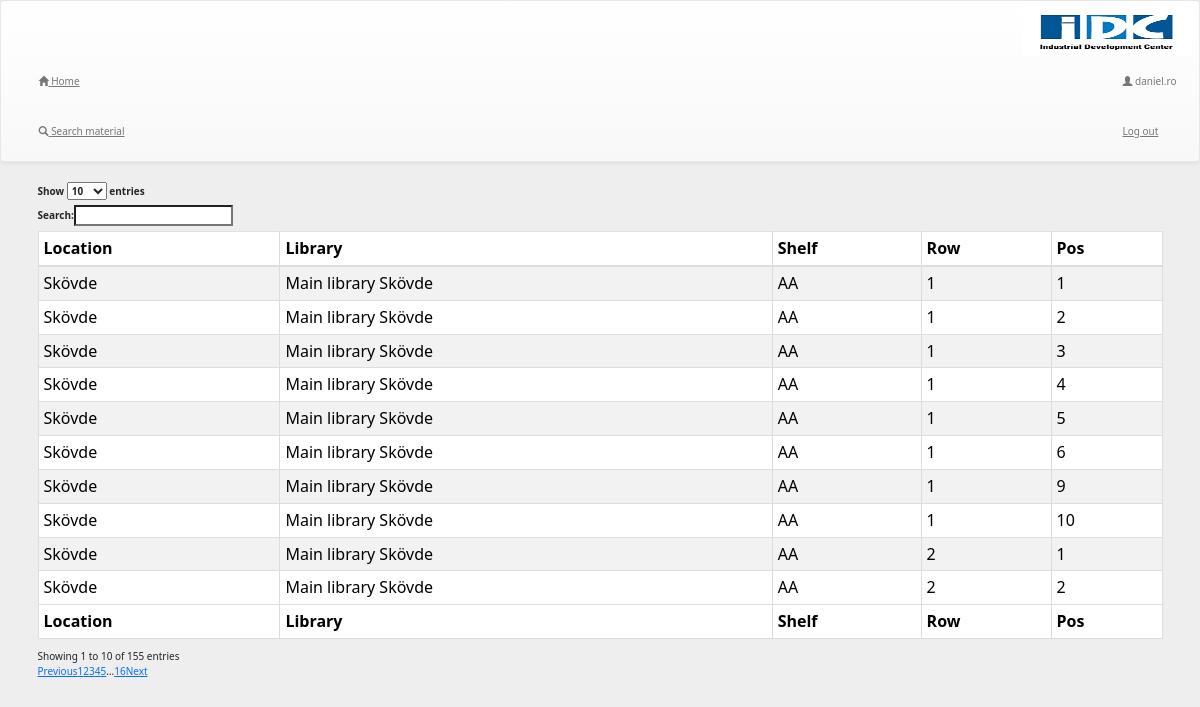
The app's page /shelfavalible.php (signed in) with its own data.
### tables this page shows
CREATE TABLE `rowposition` (
  `id` varchar(10) DEFAULT NULL,
  `position` int(11) NOT NULL DEFAULT '0',
  `rownumber` int(11) NOT NULL DEFAULT '0',
  `shelfname` varchar(20) NOT NULL DEFAULT '',
  `placename` varchar(30) NOT NULL DEFAULT '',
  `placeposition` varchar(30) NOT NULL DEFAULT '',
  PRIMARY KEY (`position`,`rownumber`,`shelfname`,`placename`,`placeposition`),
  KEY `placename` (`placename`,`shelfname`,`placeposition`)
);

### shelfavalible.php (the view, shortened to what this page needs)
<?php
include 'navbar.php';
include 'dbconnect.php';
?>
<!DOCTYPE html>
<html>
<head>
		<link rel="stylesheet" href="//maxcdn.bootstrapcdn.com/bootstrap/3.3.6/css/bootstrap.min.css" type="text/css" media='all' />
		<link rel="stylesheet" href="search.css" type="text/css" media='all' />
		<link rel="stylesheet" href="https://cdn.datatables.net/1.10.11/css/dataTables.bootstrap.min.css" type="text/css" media='all' />
		<link rel="stylesheet" type="text/css" href="//cdn.jsdelivr.net/bootstrap/latest/css/bootstrap.css" />
</head>
<body>
<?php
    echo "<div class='container'>";
	echo "<div class='row'>";
	echo "<div id='no-more-tables'>";
		echo "<table id='example' class='table table-striped table-bordered table-condensed cf' cellspacing='0' width='100%'>";
        echo '<thead class="cf">';
			echo '<tr>';
            echo '<th>Location</th>';
            echo '<th>Library</th>';
            echo '<th>Shelf</th>';
            echo '<th>Row</th>';
            echo '<th>Pos</th>';
			echo '</tr>';
		echo '</thead>';
        echo '<tfoot class="cf">';
        echo '<tr>';
            echo '<th>Location</th>';
            echo '<th>Library</th>';
            echo '<th>Shelf</th>';
            echo '<th>Row</th>';
            echo '<th>Pos</th>';
        echo '</tr>';
        echo '</tfoot>';
        echo '<tbody>';
			foreach($pdo->query("SELECT * FROM rowposition where (id is null)") as $row){
				echo "<tr>";
				echo "<td>".$row['placename']."</td>";
				echo "<td>".$row['placeposition']."</td>";
				echo "<td>".$row['shelfname']."</td>";
				echo "<td>".$row['rownumber']."</td>";
				echo "<td>".$row['position']."</td>";
				echo "</tr>";
			}
			echo '</tbody>';
		echo '</table>';
echo '</div>';
echo '</div>';
echo '</div>';
?>
</html>
</body>

### style.css (style rules this page uses)
body { background: #eee !important; }

### records on screen
rowposition: placename "Skövde", placeposition "Main library Skövde", shelfname "AA", rownumber "1", position "1"
rowposition: placename "Skövde", placeposition "Main library Skövde", shelfname "AA", rownumber "1", position "2"
rowposition: placename "Skövde", placeposition "Main library Skövde", shelfname "AA", rownumber "1", position "3"
rowposition: placename "Skövde", placeposition "Main library Skövde", shelfname "AA", rownumber "1", position "4"
rowposition: placename "Skövde", placeposition "Main library Skövde", shelfname "AA", rownumber "1", position "5"
rowposition: placename "Skövde", placeposition "Main library Skövde", shelfname "AA", rownumber "1", position "6"
rowposition: placename "Skövde", placeposition "Main library Skövde", shelfname "AA", rownumber "1", position "9"
rowposition: placename "Skövde", placeposition "Main library Skövde", shelfname "AA", rownumber "1", position "10"
rowposition: placename "Skövde", placeposition "Main library Skövde", shelfname "AA", rownumber "2", position "1"
rowposition: placename "Skövde", placeposition "Main library Skövde", shelfname "AA", rownumber "2", position "2"

### other values on screen
$_SESSION['username'] "daniel.ro"
